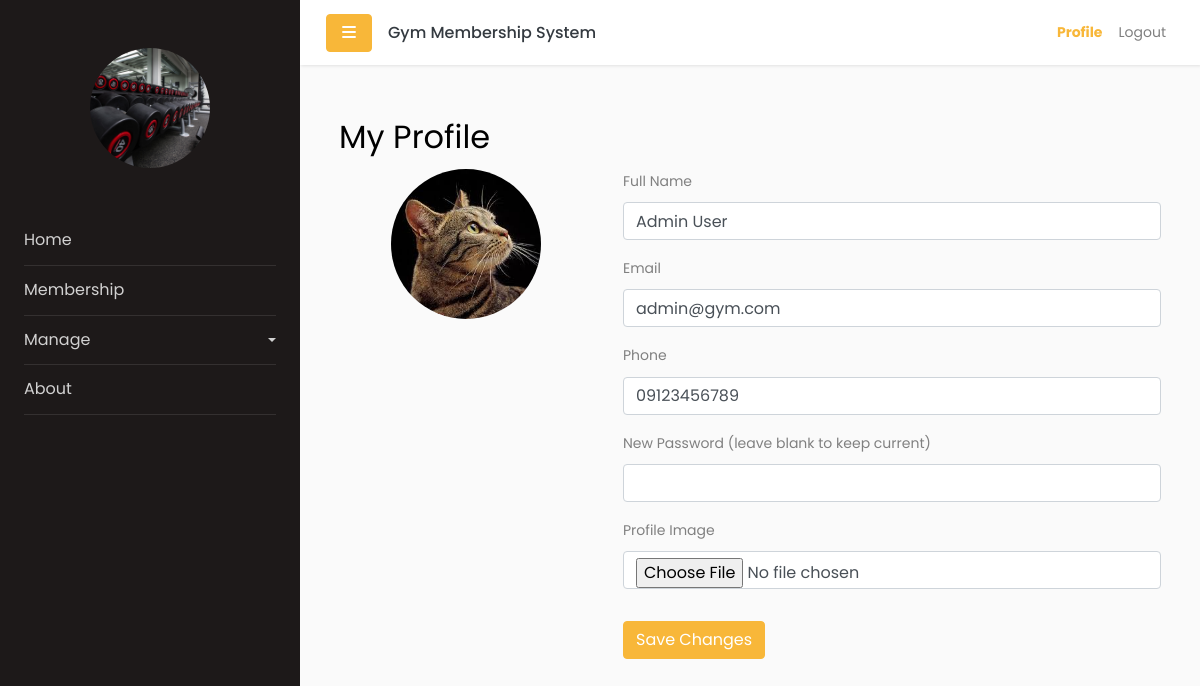
Screenshot of /profile (signed in) with the database file from the repository.
### app/models.py (models this page shows, shortened)
class User(db.Model, UserMixin):
    __tablename__ = 'users'
    id = db.Column(db.Integer, primary_key=True)
    full_name = db.Column(db.String(100), nullable=False)
    username = db.Column(db.String(50), unique=True, nullable=False)
    email = db.Column(db.String(120), unique=True, nullable=False)
    contact_number = db.Column(db.String(20))
    address = db.Column(db.String(200))
    is_active = db.Column(db.Boolean, default=True)
    password_hash = db.Column(db.String(200), nullable=False)
    role = db.Column(db.String(20), nullable=False, default='member')  # 'admin' or 'member'
    created_at = db.Column(db.DateTime, default=lambda: datetime.now(timezone.utc))
    image = db.Column(db.String(200), nullable=True)  # filename for profile image

### app/routes/profile_routes.py (the view, shortened to what this page needs)
@profile_bp.route('/profile', methods=['GET', 'POST'])
@login_required
def profile():
	user = User.query.get_or_404(current_user.id)
	form = ProfileForm(obj=user)
	return render_template('profile/profile.html', form=form, user=user)

### app/forms.py
class ProfileForm(FlaskForm):
    full_name = StringField('Full Name', validators=[DataRequired(), Length(min=3, max=100)])
    email = StringField('Email', validators=[DataRequired(), Email()])
    contact_number = StringField('Phone', validators=[Length(max=20)])
    role = SelectField('Role', choices=[('admin', 'Admin'), ('member', 'Member')])
    password = PasswordField('New Password (leave blank to keep current)', validators=[Length(min=0)])
    image = FileField('Profile Image', validators=[FileAllowed(['jpg', 'jpeg', 'png', 'gif'], 'Images only!')])
    submit = SubmitField('Save Changes')

### app/__init__.py (called while the page is built)
@login_manager.user_loader
def load_user(user_id):
    return User.query.get(int(user_id))

### app/templates/profile/profile.html (shortened to what this page needs)
{% extends 'base.html' %}
{% block content %}
<div class="container mt-4">
	<h2>My Profile</h2>
	<form method="POST" enctype="multipart/form-data">
		<div class="row">
			<div class="col-md-4 text-center">
				{% if user.image %}
					<img src="{{ url_for('static', filename='img/users/' ~ user.image) }}"
					class="rounded-circle"
					style="width:150px; height:150px; object-fit:cover;"
					alt="avatar">
				{% else %}
					<img src="{{ url_for('static', filename='img/default-profile.png') }}" class="mb-3" style="max-width:200px;">
				{% endif %}
			</div>
			<div class="col-md-8">
				<div class="form-group">
					{{ form.full_name.label(class="form-label") }}
					{{ form.full_name(class="form-control") }}
				</div>
				<div class="form-group">
					{{ form.email.label(class="form-label") }}
					{{ form.email(class="form-control") }}
				</div>
				<div class="form-group">
					{{ form.contact_number.label(class="form-label") }}
					{{ form.contact_number(class="form-control") }}
				</div>
				<div class="form-group">
					{{ form.password.label(class="form-label") }}
					{{ form.password(class="form-control") }}
				</div>
				<div class="form-group">
					{{ form.image.label(class="form-label") }}
					{{ form.image(class="form-control") }}
				</div>
				<button type="submit" class="btn btn-primary mt-3">Save Changes</button>
			</div>
		</div>
	</form>
</div>
{% endblock %}

### rows the page displays
User: image (picture), full_name "Admin User", email "admin@gym.com", contact_number "09123456789"
